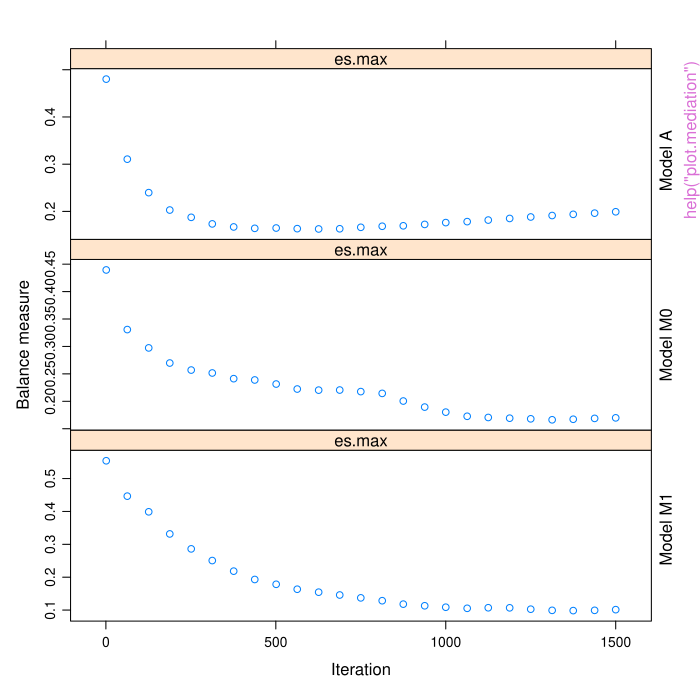

Here is the R script that generated this plot:
pkgname <- "twangMediation"
source(file.path(R.home("share"), "R", "examples-header.R"))
options(warn = 1)
options(pager = "console")
base::assign(".ExTimings", "twangMediation-Ex.timings", pos = 'CheckExEnv')
base::cat("name\tuser\tsystem\telapsed\n", file=base::get(".ExTimings", pos = 'CheckExEnv'))
base::assign(".format_ptime",
function(x) {
  if(!is.na(x[4L])) x[1L] <- x[1L] + x[4L]
  if(!is.na(x[5L])) x[2L] <- x[2L] + x[5L]
  options(OutDec = '.')
  format(x[1L:3L], digits = 7L)
},
pos = 'CheckExEnv')

### * </HEADER>
library('twangMediation')

base::assign(".oldSearch", base::search(), pos = 'CheckExEnv')
base::assign(".old_wd", base::getwd(), pos = 'CheckExEnv')
cleanEx()
nameEx("NSDUH_female")
### * NSDUH_female

flush(stderr()); flush(stdout())

base::assign(".ptime", proc.time(), pos = "CheckExEnv")
### Name: NSDUH_female
### Title: A dataset containing the substance use condition and sexual
###   orientation of 40293 women respondents to the 2017 & 2018 National
###   Survey of Drug Use and Health.
### Aliases: NSDUH_female
### Keywords: datasets

### ** Examples

## Not run: 
##D data(NSDUH_female)
## End(Not run)



base::assign(".dptime", (proc.time() - get(".ptime", pos = "CheckExEnv")), pos = "CheckExEnv")
base::cat("NSDUH_female", base::get(".format_ptime", pos = 'CheckExEnv')(get(".dptime", pos = "CheckExEnv")), "\n", file=base::get(".ExTimings", pos = 'CheckExEnv'), append=TRUE, sep="\t")
cleanEx()
nameEx("bal.table.mediation")
### * bal.table.mediation

flush(stderr()); flush(stdout())

base::assign(".ptime", proc.time(), pos = "CheckExEnv")
### Name: bal.table.mediation
### Title: Compute the balance table for mediation object.
### Aliases: bal.table.mediation

### ** Examples

data("tMdat")

## tMdat is small simulated data set included in twangMediation for 
## demonstrating the functions. See ?tMdat for details

fit.es.max <- wgtmed(M ~ w1 + w2 + w3,
                      data = tMdat,
                      a_treatment = "A",
                      y_outcome = "Y",
                      total_effect_wts = tMdat$te.wgt,
                      method = "logistic"
                      )

bal.table.mediation(fit.es.max)



base::assign(".dptime", (proc.time() - get(".ptime", pos = "CheckExEnv")), pos = "CheckExEnv")
base::cat("bal.table.mediation", base::get(".format_ptime", pos = 'CheckExEnv')(get(".dptime", pos = "CheckExEnv")), "\n", file=base::get(".ExTimings", pos = 'CheckExEnv'), append=TRUE, sep="\t")
cleanEx()
nameEx("desc.effects")
### * desc.effects

flush(stderr()); flush(stdout())

base::assign(".ptime", proc.time(), pos = "CheckExEnv")
### Name: desc.effects
### Title: Describe the effects
### Aliases: desc.effects

### ** Examples

data("tMdat")

## tMdat is small simulated data set included in twangMediation for 
## demonstrating the functions. See ?tMdat for details

fit.es.max <- wgtmed(M ~ w1 + w2 + w3,
                      data = tMdat,
                      a_treatment = "A",
                      y_outcome = "Y",
                      total_effect_wts = tMdat$te.wgt,
                      method = "ps",
                      ps_n.trees=1500,
                      ps_shrinkage=0.01,
                      ps_stop.method=c("es.max")
                      )

desc.effects(fit.es.max)



base::assign(".dptime", (proc.time() - get(".ptime", pos = "CheckExEnv")), pos = "CheckExEnv")
base::cat("desc.effects", base::get(".format_ptime", pos = 'CheckExEnv')(get(".dptime", pos = "CheckExEnv")), "\n", file=base::get(".ExTimings", pos = 'CheckExEnv'), append=TRUE, sep="\t")
cleanEx()
nameEx("desc.effects.mediation")
### * desc.effects.mediation

flush(stderr()); flush(stdout())

base::assign(".ptime", proc.time(), pos = "CheckExEnv")
### Name: desc.effects.mediation
### Title: Describe the effects from a mediation object
### Aliases: desc.effects.mediation

### ** Examples

data("tMdat")

## tMdat is small simulated data set included in twangMediation for 
## demonstrating the functions. See ?tMdat for details

fit.es.max <- wgtmed(M ~ w1 + w2 + w3,
                      data = tMdat,
                      a_treatment = "A",
                      y_outcome = "Y",
                      total_effect_wts = tMdat$te.wgt,
                      method = "ps",
                      ps_n.trees=1500,
                      ps_shrinkage=0.01,
                      ps_stop.method=c("es.max")
                      )

desc.effects(fit.es.max)



base::assign(".dptime", (proc.time() - get(".ptime", pos = "CheckExEnv")), pos = "CheckExEnv")
base::cat("desc.effects.mediation", base::get(".format_ptime", pos = 'CheckExEnv')(get(".dptime", pos = "CheckExEnv")), "\n", file=base::get(".ExTimings", pos = 'CheckExEnv'), append=TRUE, sep="\t")
cleanEx()
nameEx("dx.wts.mediation")
### * dx.wts.mediation

flush(stderr()); flush(stdout())

base::assign(".ptime", proc.time(), pos = "CheckExEnv")
### Name: dx.wts.mediation
### Title: Compute diagnostics assessing covariates balance.
### Aliases: dx.wts.mediation

### ** Examples

data("tMdat")

## tMdat is small simulated data set included in twangMediation for 
## demonstrating the functions. See ?tMdat for details

fit.es.max <- wgtmed(M ~ w1 + w2 + w3,
                      data = tMdat,
                      a_treatment = "A",
                      y_outcome = "Y",
                      total_effect_wts = tMdat$te.wgt,
                      method = "ps",
                      ps_n.trees=1500,
                      ps_shrinkage=0.01,
                      ps_stop.method=c("es.max")
                      )

## dx.wts.mediation is used internally by bal.table.mediation,
##   print.mediation, and summary.mediation

summary(fit.es.max)



base::assign(".dptime", (proc.time() - get(".ptime", pos = "CheckExEnv")), pos = "CheckExEnv")
base::cat("dx.wts.mediation", base::get(".format_ptime", pos = 'CheckExEnv')(get(".dptime", pos = "CheckExEnv")), "\n", file=base::get(".ExTimings", pos = 'CheckExEnv'), append=TRUE, sep="\t")
cleanEx()
nameEx("plot.mediation")
### * plot.mediation

flush(stderr()); flush(stdout())

base::assign(".ptime", proc.time(), pos = "CheckExEnv")
### Name: plot.mediation
### Title: Plot the 'mediation' object.
### Aliases: plot.mediation

### ** Examples

data("tMdat")

## tMdat is small simulated data set included in twangMediation for 
## demonstrating the functions. See ?tMdat for details

fit.es.max <- wgtmed(M ~ w1 + w2 + w3,
                      data = tMdat,
                      a_treatment = "A",
                      y_outcome = "Y",
                      total_effect_wts = tMdat$te.wgt,
                      method = "ps",
                      ps_n.trees=1500,
                      ps_shrinkage=0.01,
                      ps_stop.method=c("es.max")
                      )

plot(fit.es.max, plots="optimize")
plot(fit.es.max, plots="boxplot")
plot(fit.es.max, plots="asmd")



base::assign(".dptime", (proc.time() - get(".ptime", pos = "CheckExEnv")), pos = "CheckExEnv")
base::cat("plot.mediation", base::get(".format_ptime", pos = 'CheckExEnv')(get(".dptime", pos = "CheckExEnv")), "\n", file=base::get(".ExTimings", pos = 'CheckExEnv'), append=TRUE, sep="\t")
cleanEx()
nameEx("print.bal.table.mediation")
### * print.bal.table.mediation

flush(stderr()); flush(stdout())

base::assign(".ptime", proc.time(), pos = "CheckExEnv")
### Name: print.bal.table.mediation
### Title: Default print statement for 'mediation' class
### Aliases: print.bal.table.mediation

### ** Examples

data("tMdat")

## tMdat is small simulated data set included in twangMediation for 
## demonstrating the functions. See ?tMdat for details

fit.es.max <- wgtmed(M ~ w1 + w2 + w3,
                      data = tMdat,
                      a_treatment = "A",
                      y_outcome = "Y",
                      total_effect_wts = tMdat$te.wgt,
                      method = "ps",
                      ps_n.trees=1500,
                      ps_shrinkage=0.01,
                      ps_stop.method=c("es.max")
                      )

bal.table.mediation(fit.es.max)



base::assign(".dptime", (proc.time() - get(".ptime", pos = "CheckExEnv")), pos = "CheckExEnv")
base::cat("print.bal.table.mediation", base::get(".format_ptime", pos = 'CheckExEnv')(get(".dptime", pos = "CheckExEnv")), "\n", file=base::get(".ExTimings", pos = 'CheckExEnv'), append=TRUE, sep="\t")
cleanEx()
nameEx("print.mediation")
### * print.mediation

flush(stderr()); flush(stdout())

base::assign(".ptime", proc.time(), pos = "CheckExEnv")
### Name: print.mediation
### Title: Default print statement for 'mediation' class
### Aliases: print.mediation

### ** Examples

data("tMdat")

## tMdat is small simulated data set included in twangMediation for 
## demonstrating the functions. See ?tMdat for details

fit.es.max <- wgtmed(M ~ w1 + w2 + w3,
                      data = tMdat,
                      a_treatment = "A",
                      y_outcome = "Y",
                      total_effect_wts = tMdat$te.wgt,
                      method = "ps",
                      ps_n.trees=1500,
                      ps_shrinkage=0.01,
                      ps_stop.method=c("es.max")
                      )

print(fit.es.max)



base::assign(".dptime", (proc.time() - get(".ptime", pos = "CheckExEnv")), pos = "CheckExEnv")
base::cat("print.mediation", base::get(".format_ptime", pos = 'CheckExEnv')(get(".dptime", pos = "CheckExEnv")), "\n", file=base::get(".ExTimings", pos = 'CheckExEnv'), append=TRUE, sep="\t")
cleanEx()
nameEx("summary.mediation")
### * summary.mediation

flush(stderr()); flush(stdout())

base::assign(".ptime", proc.time(), pos = "CheckExEnv")
### Name: summary.mediation
### Title: Displays a useful description of a 'mediation' object.
### Aliases: summary.mediation

### ** Examples

data("tMdat")

## tMdat is small simulated data set included in twangMediation for 
## demonstrating the functions. See ?tMdat for details

## The tMdat data contains the following variables
## See ?tMdat for details

fit.es.max <- wgtmed(M ~ w1 + w2 + w3,
                      data = tMdat,
                      a_treatment = "A",
                      y_outcome = "Y",
                      total_effect_wts = tMdat$te.wgt,
                      method = "ps",
                      ps_n.trees=1500,
                      ps_shrinkage=0.01,
                      ps_stop.method=c("es.max")
                      )

summary(fit.es.max)



base::assign(".dptime", (proc.time() - get(".ptime", pos = "CheckExEnv")), pos = "CheckExEnv")
base::cat("summary.mediation", base::get(".format_ptime", pos = 'CheckExEnv')(get(".dptime", pos = "CheckExEnv")), "\n", file=base::get(".ExTimings", pos = 'CheckExEnv'), append=TRUE, sep="\t")
cleanEx()
nameEx("tMdat")
### * tMdat

flush(stderr()); flush(stdout())

base::assign(".ptime", proc.time(), pos = "CheckExEnv")
### Name: tMdat
### Title: Simulated data for twangMediation
### Aliases: tMdat
### Keywords: datasets

### ** Examples

## Not run: 
##D data(tMdat)
## End(Not run)



base::assign(".dptime", (proc.time() - get(".ptime", pos = "CheckExEnv")), pos = "CheckExEnv")
base::cat("tMdat", base::get(".format_ptime", pos = 'CheckExEnv')(get(".dptime", pos = "CheckExEnv")), "\n", file=base::get(".ExTimings", pos = 'CheckExEnv'), append=TRUE, sep="\t")
cleanEx()
nameEx("wgtmed")
### * wgtmed

flush(stderr()); flush(stdout())

base::assign(".ptime", proc.time(), pos = "CheckExEnv")
### Name: wgtmed
### Title: Weighted mediation analysis.
### Aliases: wgtmed
### Keywords: models multivariate

### ** Examples

data("tMdat")

## tMdat is small simulated data set included in twangMediation for 
## demonstrating the functions. See ?tMdat for details

head(tMdat)

## The tMdat data contains the following variables:
##   w1, w2, w3 -- Simulatad covariates
##   A   -- Simulated dichotomous exposure indicator
##   M   -- Simulated discrete mediator (11 values)
##   Y   -- Simulated continuous outcome
##   te.wgt -- Estimated inverse probability weight, estimated using 
##             GBM via the twang ps function

fit.es.max <- wgtmed(M ~ w1 + w2 + w3,
                      data = tMdat,
                      a_treatment = "A",
                      y_outcome = "Y",
                      total_effect_wts = tMdat$te.wgt,
                      method = "ps",
                      ps_n.trees=1500,
                      ps_shrinkage=0.01,
                      ps_stop.method=c("es.max")
                      )

fit.es.max



base::assign(".dptime", (proc.time() - get(".ptime", pos = "CheckExEnv")), pos = "CheckExEnv")
base::cat("wgtmed", base::get(".format_ptime", pos = 'CheckExEnv')(get(".dptime", pos = "CheckExEnv")), "\n", file=base::get(".ExTimings", pos = 'CheckExEnv'), append=TRUE, sep="\t")
### * <FOOTER>
###
cleanEx()
options(digits = 7L)
base::cat("Time elapsed: ", proc.time() - base::get("ptime", pos = 'CheckExEnv'),"\n")
grDevices::dev.off()
###
### Local variables: ***
### mode: outline-minor ***
### outline-regexp: "\\(> \\)?### [*]+" ***
### End: ***
quit('no')
